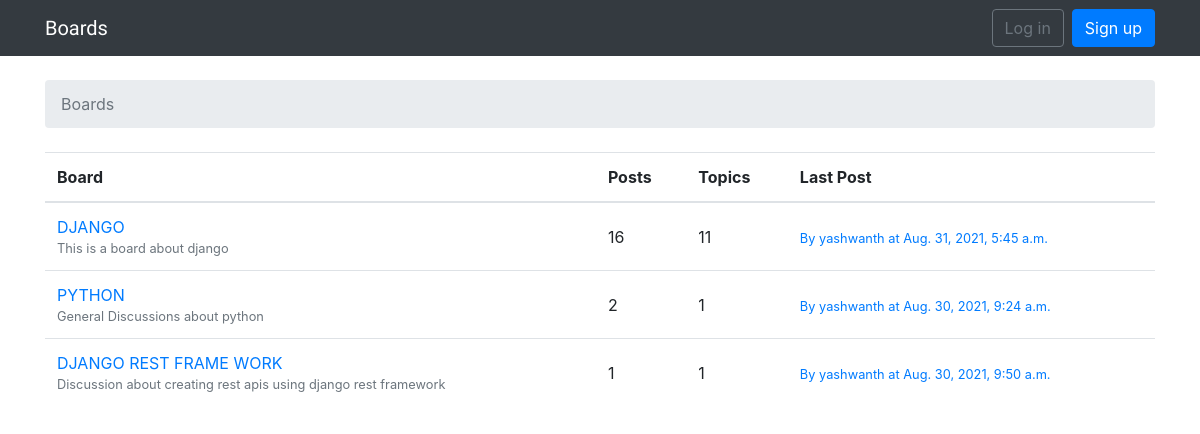
The page / on the database its author committed.
### boards/models.py (models this page shows, shortened)
class Board(models.Model):
    name = models.CharField(max_length=100, unique=True)
    description = models.CharField(max_length=200)
    def get_posts_count(self):
        return Post.objects.filter(topic__board=self).count()
    def get_last_post(self):
        return Post.objects.filter(topic__board=self).order_by('-created_at').first()

class Post(models.Model):
    message = models.TextField()
    topic = models.ForeignKey(Topic, on_delete=models.CASCADE, related_name='posts')
    created_at = models.DateTimeField(auto_now_add=True)
    updated_at = models.DateTimeField(null=True)
    created_by = models.ForeignKey(User, on_delete=models.CASCADE, related_name='posts')
    updated_by = models.ForeignKey(User, null=True, related_name='+', on_delete=models.CASCADE)

### boards/views.py (the view)
# urls.py: path("", views.BoardListView.as_view(), name="home"),
class BoardListView(ListView):
    model = Board
    context_object_name = 'boards'
    template_name = 'home.html'

### templates/home.html
{% extends 'base.html' %}
{% block breadcrumb %}
<li class="breadcrumb-item active">Boards</li>
{% endblock %}
{% block content %}
<table class="table">
    <thead class="thead-inverse">
        <tr>
            <th>Board</th>
            <th>Posts</th>
            <th>Topics</th>
            <th>Last Post</th>
        </tr>
    </thead>
    <tbody>
        {% for board in boards %}
        <tr>
            <td>
                <a href="{% url 'board_topics' board.pk %}">{{ board.name }}</a>
                <small class="text-muted d-block">{{ board.description }}</small>
            </td>
            <td class="align-middle">
                {{ board.get_posts_count }}
            </td>
            <td class="align-middle">
                {{ board.topics.count }}
            </td>
            <td class="align-middle">
                {% with post=board.get_last_post %}
                <small>
                    <a href="{% url 'topic_posts' 1 1  %}">
                        By {{ post.created_by.username }} at {{ post.created_at }}
                    </a>
                </small>
                {% endwith %}
            </td>
        </tr>
        {% endfor %}
    </tbody>
</table>
{% endblock %}

### rows shown on the page
Board: name "DJANGO", description "This is a board about django", get_posts_count "16", topics.count "11", get_last_post.created_by.username "yashwanth", get_last_post.created_at "Aug. 31, 2021, 5:45 a.m."
Board: name "PYTHON", description "General Discussions about python", get_posts_count "2", topics.count "1", get_last_post.created_by.username "yashwanth", get_last_post.created_at "Aug. 30, 2021, 9:24 a.m."
Board: name "DJANGO REST FRAME WORK", description "Discussion about creating rest apis using django rest framework", get_posts_count "1", topics.count "1", get_last_post.created_by.username "yashwanth", get_last_post.created_at "Aug. 30, 2021, 9:50 a.m."
